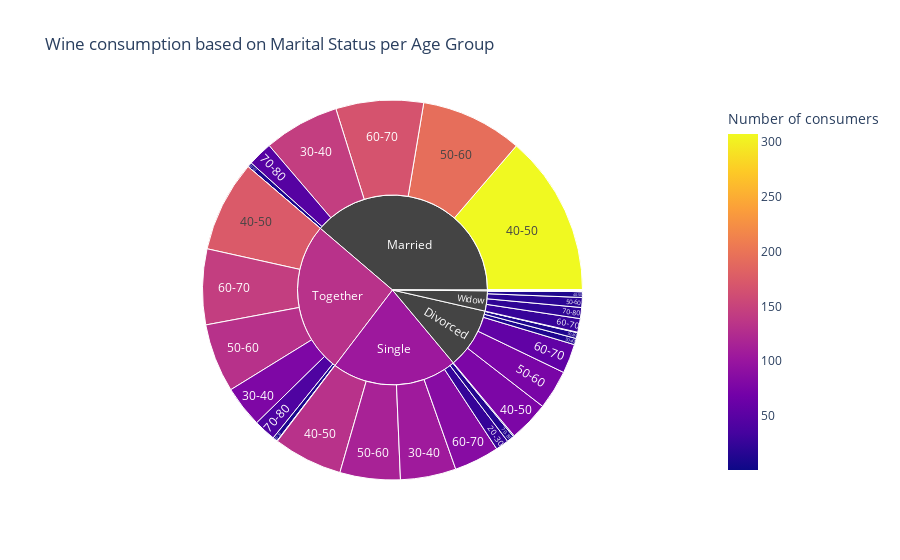

Source (notebook cell):
### Code cell
df = wine_data.groupby(['MaritalStat','Age Group']).count()['CustId'].reset_index()
df = df.rename(columns={'CustId':'Number of consumers'})
px.sunburst(
    df, 
    path=['MaritalStat','Age Group'],
    values='Number of consumers',
    color='Number of consumers',
    title='Wine consumption based on Marital Status per Age Group')

### Figure 1 — Plotly figure (JSON) as saved in the notebook; plotly's stock layout.template omitted (floating-point values rounded to 4 significant figures)
{"data": [{"branchvalues": "total", "customdata": [[null], [null], [9], [25], [9], [null], [1], [12], [144], [106], [79], [null], [1], [77], [307], [132], [174], [11], [null], [75], [194], [115], [131], [19], [1], [56], [167], [86], [144], [26], [null], [11], [47], [14], [42], [21], [null], [1], [null], [2], [1], [null], [null], [null], [null], [104.4], [131.5], [null]], "domain": {"x": [0, 1], "y": [0, 1]}, "hovertemplate": "labels=%{label}<br>Number of consumers_sum=%{value}<br>parent=%{parent}<br>id=%{id}<br>Number of consumers=%{color}<extra></extra>", "ids": ["Alone/20-30", "Divorced/20-30", "Married/20-30", "Single/20-30", "Together/20-30", "Widow/20-30", "Alone/30-40", "Divorced/30-40", "Married/30-40", "Single/30-40", "Together/30-40", "Widow/30-40", "Alone/40-50", "Divorced/40-50", "Married/40-50", "Single/40-50", "Together/40-50", "Widow/40-50", "Alone/50-60", "Divorced/50-60", "Married/50-60", "Single/50-60", "Together/50-60", "Widow/50-60", "Alone/60-70", "Divorced/60-70", "Married/60-70", "Single/60-70", "Together/60-70", "Widow/60-70", "Alone/70-80", "Divorced/70-80", "Married/70-80", "Single/70-80", "Together/70-80", "Widow/70-80", "Alone/80+", "Divorced/80+", "Married/80+", "Single/80+", "Together/80+", "Widow/80+", "Alone", "Divorced", "Married", "Single", "Together", "Widow"], "labels": ["20-30", "20-30", "20-30", "20-30", "20-30", "20-30", "30-40", "30-40", "30-40", "30-40", "30-40", "30-40", "40-50", "40-50", "40-50", "40-50", "40-50", "40-50", "50-60", "50-60", "50-60", "50-60", "50-60", "50-60", "60-70", "60-70", "60-70", "60-70", "60-70", "60-70", "70-80", "70-80", "70-80", "70-80", "70-80", "70-80", "80+", "80+", "80+", "80+", "80+", "80+", "Alone", "Divorced", "Married", "Single", "Together", "Widow"], "marker": {"coloraxis": "coloraxis", "colors": [null, null, 9, 25, 9, null, 1, 12, 144, 106, 79, null, 1, 77, 307, 132, 174, 11, null, 75, 194, 115, 131, 19, 1, 56, 167, 86, 144, 26, null, 11, 47, 14, 42, 21, null, 1, null, 2, 1, null, null, null, null, 104.4, 131.5, null]}, "name": "", "parents": ["Alone", "Divorced", "Married", "Single", "Together", "Widow", "Alone", "Divorced", "Married", "Single", "Together", "Widow", "Alone", "Divorced", "Married", "Single", "Together", "Widow", "Alone", "Divorced", "Married", "Single", "Together", "Widow", "Alone", "Divorced", "Married", "Single", "Together", "Widow", "Alone", "Divorced", "Married", "Single", "Together", "Widow", "Alone", "Divorced", "Married", "Single", "Together", "Widow", "", "", "", "", "", ""], "type": "sunburst", "values": [0, 0, 9, 25, 9, 0, 1, 12, 144, 106, 79, 0, 1, 77, 307, 132, 174, 11, 0, 75, 194, 115, 131, 19, 1, 56, 167, 86, 144, 26, 0, 11, 47, 14, 42, 21, 0, 1, 0, 2, 1, 0, 3, 232, 868, 480, 580, 77]}], "layout": {"autosize": true, "coloraxis": {"colorbar": {"title": {"text": "Number of consumers"}}, "colorscale": [[0, "#0d0887"], [0.1111, "#46039f"], [0.2222, "#7201a8"], [0.3333, "#9c179e"], [0.4444, "#bd3786"], [0.5556, "#d8576b"], [0.6667, "#ed7953"], [0.7778, "#fb9f3a"], [0.8889, "#fdca26"], [1, "#f0f921"]]}, "legend": {"tracegroupgap": 0}, "title": {"text": "Wine consumption based on Marital Status per Age Group"}}}
